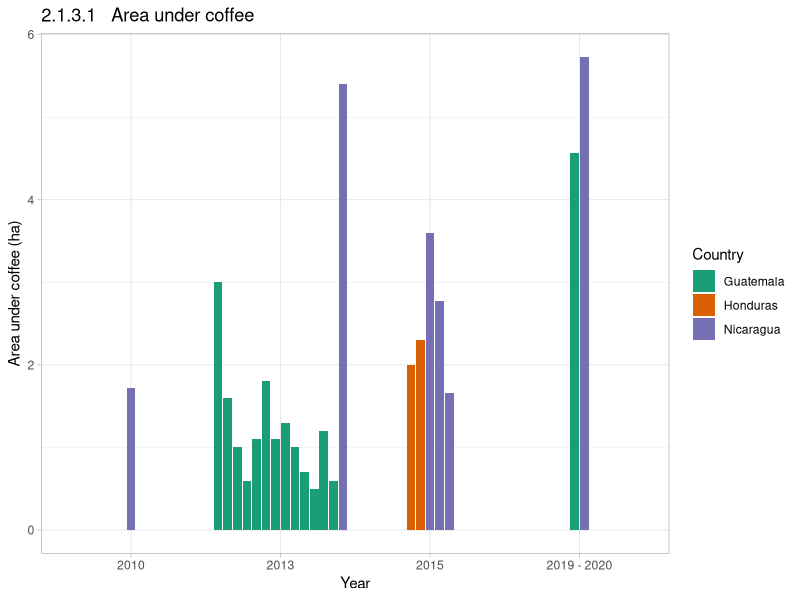

Source code (R):
library(tidyverse)
library(openxlsx)
library(kableExtra)
library(knitr)
library(scales)
library(flextable)

data1 <- read.xlsx("example data/Example data 3.xlsx")

countries <- unique(data1$country)

indicator_codes <- unique(data1$code)

data1 <- data1%>%
  group_by(country, year, source_name, purpose, gender, scope)%>%
  mutate(n = n())%>%
  mutate(group = ifelse(n > 1, row_number(), NA))%>%
  mutate(indicator_definition = "-")%>%
  ungroup()

data1%>%
  filter(country == countries[1])%>%
  select(country,purpose, gender, scope, source_name, value_standard, year, group)%>%
  arrange(year)%>%
  mutate(Purpose = paste0(purpose, "\n",
                          "Gender: ", gender, "\n",
                          "Scope: ", scope))%>%
  mutate(source_name = ifelse(!is.na(group), paste0(source_name, " Group:", group), source_name))%>%
  select(-purpose, -scope, -gender, -group)%>%
  pivot_wider(names_from = year, values_from = value_standard)%>%
  mutate_all(as.character)%>%
  rename("Source" = "source_name")%>%
  replace(is.na(.), "-")%>%
  select(-country)%>%
  mutate(Purpose = as.factor(Purpose))%>%
  arrange(Purpose)%>%
  as_grouped_data("Purpose")%>%
  as_flextable()%>%
  add_header_lines(values = countries[1])%>%
  bold(i = ~!is.na(Purpose))%>%
  bg(i = 1, bg = "#A8D08D", part = "header")%>%
  bg(i = 2, bg = "#EDEDED", part = "header")%>%
  bg(i = ~!is.na(Purpose), bg = "#E2EFD9")%>%
  theme_box()%>%
  width(j = 1, width = 3)

data1%>%
  filter(country == countries[2])%>%
  select(country,purpose, gender, scope, source_name, value_standard, year, group)%>%
  arrange(year)%>%
  mutate(Purpose = paste0(purpose, "\n",
                          "Gender: ", gender, "\n",
                          "Scope: ", scope))%>%
  mutate(source_name = ifelse(!is.na(group), paste0(source_name, " Group:", group), source_name))%>%
  select(-purpose, -scope, -gender, -group)%>%
  pivot_wider(names_from = year, values_from = value_standard)%>%
  mutate_all(as.character)%>%
  rename("Source" = "source_name")%>%
  replace(is.na(.), "-")%>%
  select(-country)%>%
  mutate(Purpose = as.factor(Purpose))%>%
  arrange(Purpose)%>%
  as_grouped_data("Purpose")%>%
  as_flextable()%>%
  add_header_lines(values = countries[2])%>%
  bold(i = ~!is.na(Purpose))%>%
  bg(i = 1, bg = "#A8D08D", part = "header")%>%
  bg(i = 2, bg = "#EDEDED", part = "header")%>%
  bg(i = ~!is.na(Purpose), bg = "#E2EFD9")%>%
  theme_box()%>%
  width(j = 1, width = 3)

data1%>%
  filter(country == countries[3])%>%
  select(country,purpose, gender, scope, source_name, value_standard, year, group)%>%
  arrange(year)%>%
  mutate(Purpose = paste0(purpose, "\n",
                          "Gender: ", gender, "\n",
                          "Scope: ", scope))%>%
  mutate(source_name = ifelse(!is.na(group), paste0(source_name, " Group:", group), source_name))%>%
  select(-purpose, -scope, -gender, -group)%>%
  pivot_wider(names_from = year, values_from = value_standard)%>%
  mutate_all(as.character)%>%
  rename("Source" = "source_name")%>%
  replace(is.na(.), "-")%>%
  select(-country)%>%
  mutate(Purpose = as.factor(Purpose))%>%
  arrange(Purpose)%>%
  as_grouped_data("Purpose")%>%
  as_flextable()%>%
  add_header_lines(values = countries[3])%>%
  bold(i = ~!is.na(Purpose))%>%
  bg(i = 1, bg = "#A8D08D", part = "header")%>%
  bg(i = 2, bg = "#EDEDED", part = "header")%>%
  bg(i = ~!is.na(Purpose), bg = "#E2EFD9")%>%
  theme_box()%>%
  width(j = 1, width = 3)


value_table <- function(data, x, y){
  value_table <- data%>%
    filter(code == x & country == y)%>%
    select(country,purpose, gender, scope, source_name, value_standard, year, group)%>%
    arrange(year)%>%
    mutate(Purpose = paste0(purpose, "\n",
                            "Gender: ", gender, "\n",
                            "Scope: ", scope))%>%
    mutate(source_name = ifelse(!is.na(group), paste0(source_name, " Group:", group), source_name))%>%
    select(-purpose, -scope, -gender, -group)%>%
    pivot_wider(names_from = year, values_from = value_standard)%>%
    mutate_all(as.character)%>%
    rename("Source" = "source_name")%>%
    replace(is.na(.), "-")%>%
    select(-country)%>%
    mutate(Purpose = as.factor(Purpose))%>%
    arrange(Purpose)%>%
    as_grouped_data("Purpose")%>%
    as_flextable()%>%
    add_header_lines(values = y)%>%
    bold(i = ~!is.na(Purpose))%>%
    bg(i = 1, bg = "#A8D08D", part = "header")%>%
    bg(i = 2, bg = "#EDEDED", part = "header")%>%
    bg(i = ~!is.na(Purpose), bg = "#E2EFD9")%>%
    theme_box()%>%
    width(j = 1, width = 3)
  
  return(value_table)
  
}

value_table(data1, indicator_codes[1], countries[1])


bar_graph <- function(data, x){
  
  data <- data%>%
    filter(code == x)  
  
  p1 <- data%>%
    ggplot(aes(fill = country, y=value_standard, x = year))+
    geom_col(position = position_dodge2(preserve = "single"))+
    labs(fill = "Country",
         x = "Year",
         y = paste0(data$name, " (", data$unit_standard[1], ")"),
         title = paste(data$code, " ", data$name))+
    scale_fill_brewer(palette = "Dark2")+
    theme_light()
  
  if(data$value_standard[1] == "%"){
    
    p1 <- scale_y_continuous(labels = percent)
    
  }else{}
  
  return(p1)
  
}

bar_graph(data1, indicator_codes[1])


#definition table
t <-data1%>%
  select(source_name, source_partner, indicator_name_original, indicator_definition)%>%
  group_by(source_name)%>%
  slice(1)
  
t <- flextable(t)%>%
  set_header_labels(source_name = "Source",
                    source_partner = "Source Partner",
                    indicator_name_original = "Original Indicator Name",
                    indicator_definition = "Indicator Definition")%>%
  bg(i = 1, bg = "#A8D08D", part = "header")%>%
  theme_box()%>%
  width(j = 1:4, width = c(2,1,1,2))

t

definition_table <- function(data, x){
  t <-data%>%
    filter(code == x)%>%
    select(source_name, source_partner, indicator_name_original, indicator_definition)%>%
    group_by(source_name)%>%
    slice(1)
  
  definition_table <- flextable(t)%>%
    set_header_labels(source_name = "Source",
                      source_partner = "Source Partner",
                      indicator_name_original = "Original Indicator Name",
                      indicator_definition = "Indicator Definition")%>%
    bg(i = 1, bg = "#A8D08D", part = "header")%>%
    theme_box()%>%
    width(j = 1:4, width = c(2,1,1,2))
  
  return(definition_table)
  
}

definition_table(data1, indicator_codes[1])

report_characteristics <- function(data){
  report_characteristics <- data.frame(
    Detail = c(
      rep("Country", length(unique(data1$country))),
      rep("Years", length(unique(data1$year))),
      rep("Source Type", length(unique(data1$source_partner_type))),
      rep("Purpose", length(unique(data1$purpose))),
      rep("Gender", length(unique(data1$gender))),
      rep("Scope", length(unique(data1$scope)))),
    Value = c(
      unique(data1$country),
      unique(data1$year),
      unique(data1$source_partner_type),
      unique(data1$purpose),
      unique(data1$gender),
      unique(data1$scope)
    )
  )
  
  report_characteristics <- flextable(report_characteristics)%>%
    set_header_labels(Detail = "Report Characteristics",
                      Value = "Report Characteristics")%>%
    merge_v(j = 1)%>%
    merge_h(part = "header")%>%
    bg(i = 1, bg = "#A8D08D", part = "header")%>%
    theme_box()%>%
    autofit()
  
  return(report_characteristics)
}

report_characteristics(data1)
